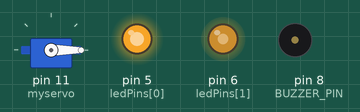
The sketch below on a simulated Arduino Uno, built with avr-gcc and run on an emulated ATmega328P. Shown: servo, output pins drawn as LEDs (lit = HIGH), buzzer (waves = sounding). Random numbers use the default seed unless the sketch sets one.

Above: at 0.15 s.
At 5.05 s:
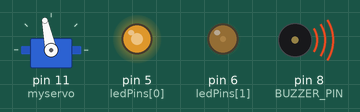
At 10.0 s:
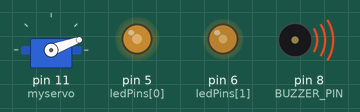
At 19.74 s:
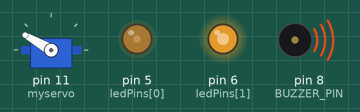
At 30.14 s:
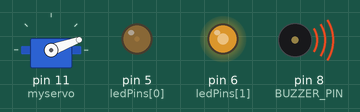
At 39.65 s:
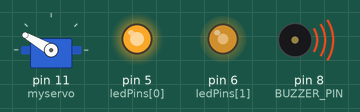
Timing chart, 0 to 40.0 s (numbered marks = the images above):
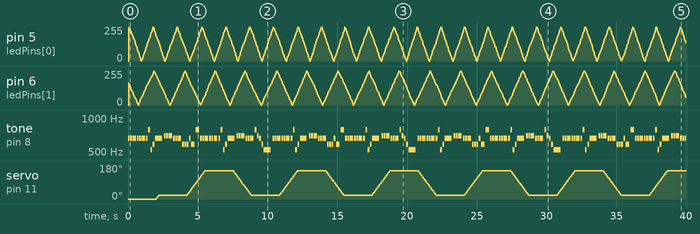

Measured:
- by itself, tone on pin 8 (BUZZER_PIN): plays 659 Hz for 0.13 s, 659 Hz for 0.13 s, 659 Hz for 0.25 s, 659 Hz for 0.13 s, 659 Hz for 0.13 s, 659 Hz for 0.25 s … (175 notes in this stretch)

The sketch:

Christmas_project.ino
```cpp
//music based on HitBit <https://www.hibit.dev/posts/31/play-christmas-melody-with-arduino-and-a-buzzer>
//for the music to work you need pitches.h
// all my LEDS

int ledPins[] = {5, 6};  // NEUE Pins - kein Konflikt mit Servo!
const int ledCount = sizeof(ledPins) / sizeof(ledPins[0]);

int brightness[10];
int stepSize[10];
int direction[10];
unsigned long nextUpdate[10];
int updateDelay[10];

//for the Christmas music
#include "pitches.h"

#define BUZZER_PIN 8

int melody[] = {
  NOTE_E5, NOTE_E5, NOTE_E5,
  NOTE_E5, NOTE_E5, NOTE_E5,
  NOTE_E5, NOTE_G5, NOTE_C5, NOTE_D5,
  NOTE_E5,
  NOTE_F5, NOTE_F5, NOTE_F5,
  NOTE_E5, NOTE_E5, NOTE_E5,
  NOTE_D5, NOTE_D5, NOTE_D5, NOTE_E5,
  NOTE_D5, NOTE_G5,
  NOTE_E5, NOTE_E5, NOTE_E5,
  NOTE_E5, NOTE_E5, NOTE_E5,
  NOTE_E5, NOTE_G5, NOTE_C5, NOTE_D5,
  NOTE_E5,
  NOTE_F5, NOTE_F5, NOTE_F5,
  NOTE_E5, NOTE_E5, NOTE_E5,
  NOTE_G5, NOTE_F5, NOTE_E5, NOTE_D5,
  NOTE_C5,
};

int durations [] = {
  8, 8, 4,
  8, 8, 4,
  8, 8, 8, 8,
  2,
  8, 8, 4,
  8, 8, 4,
  8, 8, 8, 8,
  4, 4,
  8, 8, 4,
  8, 8, 4,
  8, 8, 8, 8,
  2,
  8, 8, 4,
  8, 8, 4,
  8, 8, 8, 8,
  2,
};

//music variables for non blocking
int currentNote = 0;
int melodySize = sizeof(durations) / sizeof(int);
unsigned long noteEndTime = 0;
bool waitingForNextNote = false;

//Servo time
#include <Servo.h>
Servo myservo;

// Servo variables for slow non-blocking movement
unsigned long servoNextMove = 0;
int servoPosition = 0;        // Current actual position (0-180)
int servoTargetPosition = 0;  // Where we want to go (0 or 180)
bool servoMoving = false;     // Are we currently moving?
int servoDelay = 10;          // Delay between each 1-degree step (in ms)

void setup() {
  //lights setup
  for (int i = 0; i < ledCount; i++) {
    pinMode(ledPins[i], OUTPUT);

    brightness[i] = random(0, 255);
    stepSize[i] = random(5, 20);
    direction[i] = random(0, 2) ? 1 : -1;
    updateDelay[i] = random(20, 40);
    nextUpdate[i] = millis() + updateDelay[i];
  }

  pinMode(BUZZER_PIN, OUTPUT);

  // Servo Setup
  myservo.attach(11);
  myservo.write(0);           // Start at position 0
  servoPosition = 0;
  servoTargetPosition = 150;
  servoNextMove = millis() + 2000;  // Wait 2 seconds before first move
}

void loop() {
  unsigned long currentTime = millis();

  // ===== SERVO LOOP (slow incremental movement) =====
  if (servoMoving) {
    // We're currently moving - check if it's time for the next step
    if (currentTime >= servoNextMove) {
      if (servoPosition < servoTargetPosition) {
        servoPosition++;
        myservo.write(servoPosition);
        servoNextMove = currentTime + servoDelay;
      } else if (servoPosition > servoTargetPosition) {
        servoPosition--;
        myservo.write(servoPosition);
        servoNextMove = currentTime + servoDelay;
      } else {
        // We've reached the target
        servoMoving = false;
        servoNextMove = currentTime + 2000;  // Wait 2 seconds before next movement
      }
    }
  } else {
    // We're not moving - check if it's time to start a new movement
    if (currentTime >= servoNextMove) {
      // Switch target between 0 and 180
      if (servoTargetPosition == 20) {
        servoTargetPosition = 150;
      } else {
        servoTargetPosition = 20;
      }
      servoMoving = true;
      servoNextMove = currentTime + servoDelay;  // Start moving immediately
    }
  }

  // ===== LIGHTS LOOP =====
  for (int i = 0; i < ledCount; i++) {
    if (currentTime >= nextUpdate[i]) {
      brightness[i] += stepSize[i] * direction[i];

      if (brightness[i] >= 255) {
        brightness[i] = 255;
        direction[i] = -1;
      } else if (brightness[i] <= 0) {
        brightness[i] = 0;
        direction[i] = 1;
      }

      analogWrite(ledPins[i], brightness[i]);

      updateDelay[i] = random(20, 40);
      nextUpdate[i] = currentTime + updateDelay[i];
    }
  }

  // ===== MUSIC LOOP but without delay =====
  if (!waitingForNextNote) {
    if (currentNote < melodySize) {
      int duration = 1000 / durations[currentNote];
      tone(BUZZER_PIN, melody[currentNote], duration);

      int pauseBetweenNotes = duration * 1.30;
      noteEndTime = currentTime + pauseBetweenNotes;
      waitingForNextNote = true;
    } else {
      currentNote = 0;
    }
  } else {
    if (currentTime >= noteEndTime) {
      noTone(BUZZER_PIN);
      currentNote++;
      waitingForNextNote = false;
    }
  }
}
```
